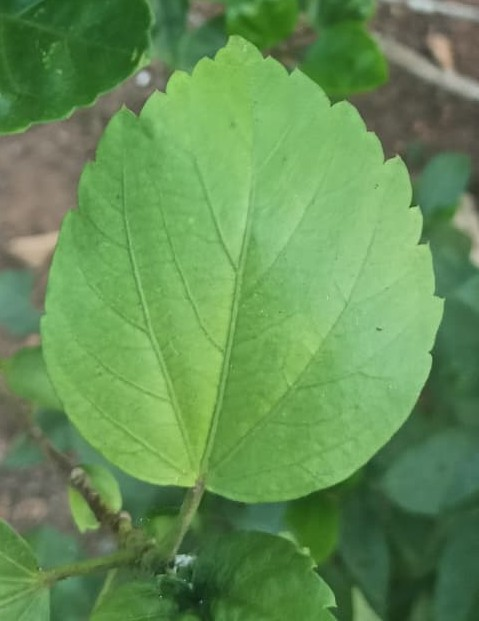
#> input picture data/raw/Healthy/image11.jpeg, 479 x 621 px; its folder holds only this picture in this run
$ python rule_based.py --image ../data/raw/Healthy/image11.jpeg
#> lines starting #> are read from the running program, lines starting #| are printed output that depends on the picture; after the words box and inside, x2 and y2 are one past the last pixel; in counts of white or black regions, pixels touching at a corner belong together
### src/preprocessing.py
"""
src/preprocessing.py — Image preprocessing for the leaf health detection pipeline.

Takes a raw captured image and produces a cleaned, normalized version suitable
for downstream segmentation and feature extraction.

Operations:
  1. Resize to standard working resolution (longest edge = WORKING_RESOLUTION)
  2. Light denoising (preserve fine vein detail)
  3. Brightness/contrast normalization via CLAHE on the L channel in LAB space
"""

import cv2
import numpy as np
import sys
import os

# Add project root to path for config imports
sys.path.insert(0, os.path.abspath(os.path.join(os.path.dirname(__file__), '..')))
from config.thresholds import (
    WORKING_RESOLUTION,
    CLAHE_CLIP_LIMIT,
    CLAHE_TILE_GRID_SIZE,
    DENOISE_H,
    DENOISE_H_COLOR,
)


def load_image(image_path: str) -> np.ndarray:
    """
    Load an image from disk in BGR color space (OpenCV default).

    Args:
        image_path: Absolute or relative path to the image file.

    Returns:
        BGR image as numpy array.

    Raises:
        FileNotFoundError: If the image file does not exist.
        ValueError: If the file exists but cannot be read as an image.
    """
#> called with image_path = '../data/raw/Healthy/image11.jpeg'
    if not os.path.isfile(image_path):
        raise FileNotFoundError(f"Image not found: {image_path}")

    img = cv2.imread(image_path, cv2.IMREAD_COLOR)
#> img is the input picture: shape (621, 479, 3); mean B, G, R 84.3, 142.9, 99.7
    if img is None:
        raise ValueError(f"Could not decode image (corrupt or unsupported format): {image_path}")

    return img


def resize_to_working_resolution(image: np.ndarray,
                                  max_edge: int = WORKING_RESOLUTION) -> np.ndarray:
    """
    Resize image so its longest edge equals `max_edge`, preserving aspect ratio.

    This ensures consistent downstream measurements regardless of the camera's
    native resolution.

    Args:
        image: Input BGR image.
        max_edge: Target size for the longest edge in pixels.

    Returns:
        Resized BGR image.
    """
#> called with max_edge = 1024
    h, w = image.shape[:2]
    if max(h, w) <= max_edge:
        return image.copy()

    scale = max_edge / max(h, w)
    new_w = int(w * scale)
    new_h = int(h * scale)
    return cv2.resize(image, (new_w, new_h), interpolation=cv2.INTER_AREA)


def denoise(image: np.ndarray,
            h: int = DENOISE_H,
            h_color: int = DENOISE_H_COLOR) -> np.ndarray:
    """
    Apply light denoising while preserving fine detail (e.g., leaf veins).

    Uses cv2.fastNlMeansDenoisingColored — a non-local means denoiser that
    works in LAB space internally and is good at preserving edges.

    Args:
        image: Input BGR image.
        h: Filter strength for luminance component.
        h_color: Filter strength for color components.

    Returns:
        Denoised BGR image.
    """
#> called with h = 6, h_color = 6
    return cv2.fastNlMeansDenoisingColored(image, None, h, h_color, 7, 21)


def normalize_brightness(image: np.ndarray,
                          clip_limit: float = CLAHE_CLIP_LIMIT,
                          tile_grid_size: tuple = CLAHE_TILE_GRID_SIZE) -> np.ndarray:
    """
    Normalize brightness and contrast using CLAHE on the L channel in LAB space.

    CLAHE (Contrast Limited Adaptive Histogram Equalization) improves local
    contrast while preventing over-amplification of noise, making it ideal for
    images with uneven illumination (common with DIY backlighting setups).

    Args:
        image: Input BGR image.
        clip_limit: CLAHE contrast clipping limit.
        tile_grid_size: Size of the grid for CLAHE processing.

    Returns:
        Brightness-normalized BGR image.
    """
#> called with clip_limit = 2, tile_grid_size = (8, 8)
    lab = cv2.cvtColor(image, cv2.COLOR_BGR2LAB)
#> lab: shape (621, 479, 3); mean of channels 0, 1, 2 139.5, 102.1, 154.4
    l_channel, a_channel, b_channel = cv2.split(lab)
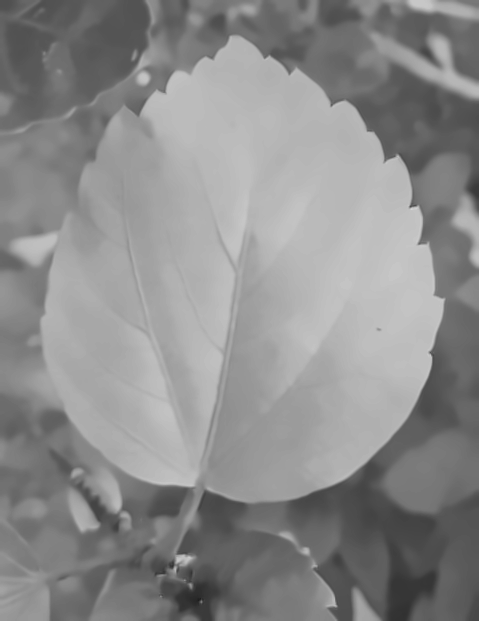
#> l_channel: shape (621, 479); min 29, max 214, mean 139.5
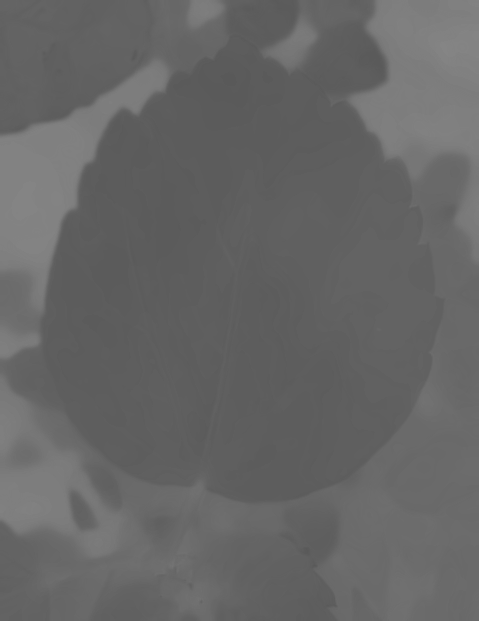
#> a_channel: shape (621, 479); min 89, max 133, mean 102.1
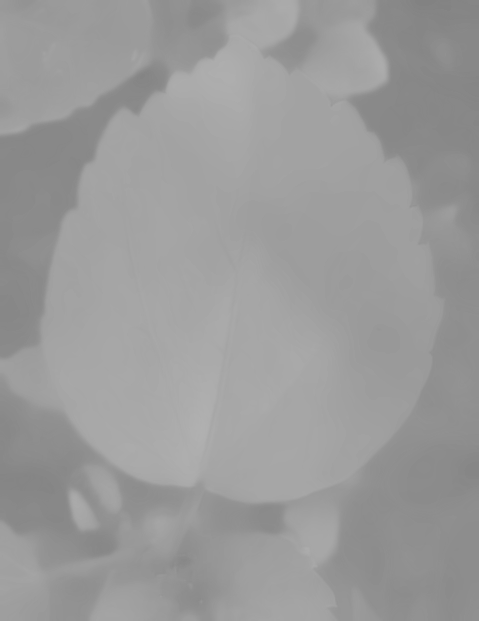
#> b_channel: shape (621, 479); min 130, max 177, mean 154.4

    clahe = cv2.createCLAHE(clipLimit=clip_limit, tileGridSize=tile_grid_size)
    l_normalized = clahe.apply(l_channel)
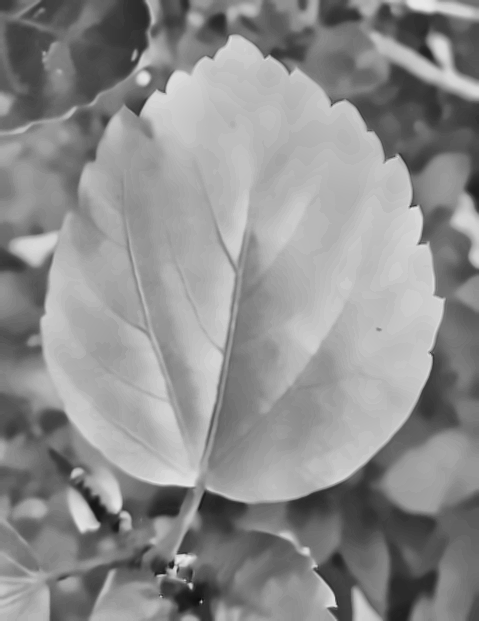
#> l_normalized: shape (621, 479); min 13, max 233, mean 141.2

    lab_normalized = cv2.merge([l_normalized, a_channel, b_channel])
#> lab_normalized: shape (621, 479, 3); mean of channels 0, 1, 2 141.2, 102.1, 154.4
    return cv2.cvtColor(lab_normalized, cv2.COLOR_LAB2BGR)


# [28 lines left out: functions preprocess, preprocess_from_path, not called in this run]


def get_image_stem(image_path: str) -> str:
    """
    Extract clean image ID/name from path, stripping directory, file extension,
    and common acquisition protocol suffixes (e.g., _backlit, _frontlit).
    """
#> called with image_path = '../data/raw/Healthy/image11.jpeg'
    if not image_path:
        return "leaf_image"
    stem = os.path.splitext(os.path.basename(image_path))[0]
    for suffix in ['_backlit', '_frontlit', '_back', '_front']:
        if stem.endswith(suffix):
            stem = stem[:-len(suffix)]
            break
    return stem


# [33 lines left out: function print_preprocessed_stages_summary, not called in this run]

### src/segmentation.py
"""
src/segmentation.py — Leaf segmentation from background.

Takes a preprocessed image and produces:
  1. A binary mask of the leaf region
  2. A masked leaf image (background pixels set to black)
  3. Leaf area in pixels

The segmentation uses HSV thresholding to isolate green-ish regions,
morphological cleanup, and largest-connected-component selection.
All tunable parameters come from config/thresholds.py.
"""

import cv2
import numpy as np
import sys
import os

sys.path.insert(0, os.path.abspath(os.path.join(os.path.dirname(__file__), '..')))
from config.thresholds import (
    LEAF_HSV_LOWER,
    LEAF_HSV_UPPER,
    MIN_LEAF_AREA_FRACTION,
    MORPH_KERNEL_SIZE,
)


def create_leaf_mask(image: np.ndarray,
                     hsv_lower: tuple = LEAF_HSV_LOWER,
                     hsv_upper: tuple = LEAF_HSV_UPPER,
                     morph_kernel_size: int = MORPH_KERNEL_SIZE) -> np.ndarray:
    """
    Create a binary mask isolating the leaf from the background.

    Steps:
      1. Convert to HSV color space
      2. Threshold on hue/saturation to capture green-ish leaf pixels
      3. Morphological opening (remove small noise) then closing (fill small gaps)
      4. Select the largest connected component as the leaf region

    Args:
        image: Preprocessed BGR image.
        hsv_lower: Lower HSV bound for leaf detection (H, S, V).
        hsv_upper: Upper HSV bound for leaf detection (H, S, V).
        morph_kernel_size: Kernel size for morphological operations.

    Returns:
        Binary mask (uint8, 0 or 255) where 255 = leaf pixel.
    """
#> called with hsv_lower = (25, 30, 30), hsv_upper = (95, 255, 255), morph_kernel_size = 7
    hsv = cv2.cvtColor(image, cv2.COLOR_BGR2HSV)
#> hsv: shape (621, 479, 3); mean H, S, V 50.8, 109.2, 145.5

    # Initial threshold
    mask = cv2.inRange(hsv, np.array(hsv_lower), np.array(hsv_upper))
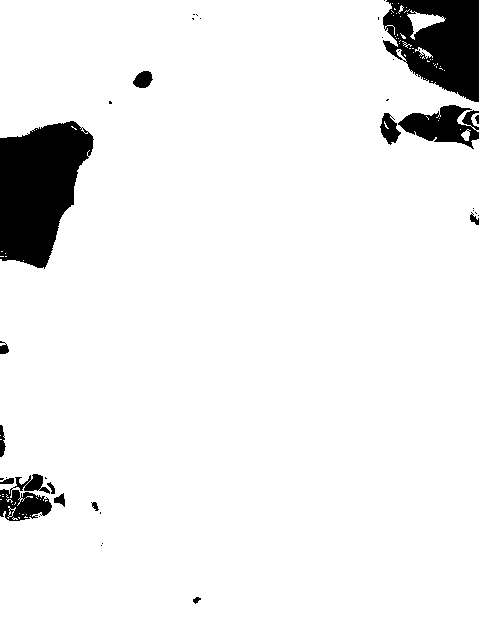
#> mask: shape (621, 479); 93% white; 37 black regions (22 under 20 px), largest, box (x1, y1, x2, y2) and area: (0, 121, 94, 269) 9522, (383, 0, 479, 102) 6699, (398, 105, 479, 149) 1958

    # Morphological cleanup
    kernel = cv2.getStructuringElement(cv2.MORPH_ELLIPSE,
                                       (morph_kernel_size, morph_kernel_size))
    mask = cv2.morphologyEx(mask, cv2.MORPH_OPEN, kernel, iterations=2)
#> mask: shape (621, 479); 92.3% white; 14 black regions (4 under 20 px), largest, box (x1, y1, x2, y2) and area: (378, 0, 479, 149) 10266, (0, 121, 94, 269) 9591, (0, 474, 65, 521) 2292
    mask = cv2.morphologyEx(mask, cv2.MORPH_CLOSE, kernel, iterations=2)
#> mask: shape (621, 479); 92.5% white; 6 black regions, box (x1, y1, x2, y2) and area: (381, 0, 479, 149) 10184, (0, 121, 93, 268) 9574, (0, 474, 63, 521) 2252, (135, 71, 152, 88) 213, (470, 210, 479, 225) 98, (0, 341, 7, 354) 65

    # Select largest connected component
    mask = _keep_largest_component(mask)

    return mask


def _keep_largest_component(mask: np.ndarray) -> np.ndarray:
    """
    Keep only the largest connected component in a binary mask.

    This removes small noise blobs that survived morphological cleanup,
    ensuring the mask represents a single leaf region.

    Args:
        mask: Binary mask (uint8, 0 or 255).

    Returns:
        Cleaned binary mask with only the largest component.
    """
    num_labels, labels, stats, _ = cv2.connectedComponentsWithStats(mask, connectivity=8)
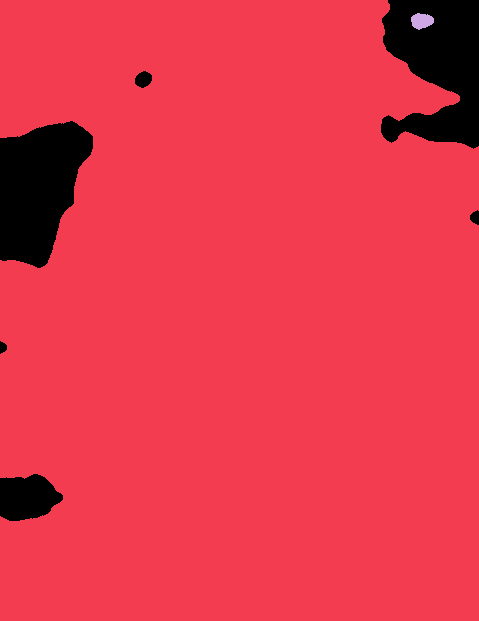
#> labels: shape (621, 479) int32; 3 distinct labels, from 0 to 2; one colour per label, 0 black
#> num_labels = 3; stats = [[0, 0, 479, 521, 22386], [0, 0, 479, 621, 274791], [411, 13, 23, 17, 282]]

    if num_labels <= 1:
        # No foreground components found
        return mask

    # Label 0 is the background — find the largest non-background component
    # stats[:, cv2.CC_STAT_AREA] gives area of each component
    areas = stats[1:, cv2.CC_STAT_AREA]  # skip background (label 0)
#> areas = [274791, 282]
    largest_label = 1 + np.argmax(areas)
#> largest_label = 1

    clean_mask = np.zeros_like(mask)
    clean_mask[labels == largest_label] = 255

    return clean_mask


def apply_mask(image: np.ndarray, mask: np.ndarray) -> np.ndarray:
    """
    Apply a binary mask to an image, setting non-leaf pixels to black.

    Args:
        image: BGR image.
        mask: Binary mask (uint8, 0 or 255).

    Returns:
        Masked BGR image (background pixels = [0, 0, 0]).
    """
    return cv2.bitwise_and(image, image, mask=mask)
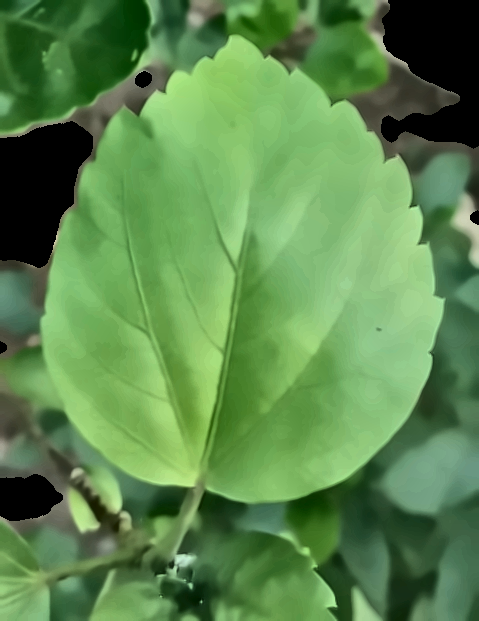
#> returned value: shape (621, 479, 3); mean of channels 0, 1, 2 77.8, 135.9, 91.8; drawn as B, G, R


def compute_leaf_area(mask: np.ndarray) -> int:
    """
    Count the number of leaf pixels in the mask.

    Args:
        mask: Binary mask (uint8, 0 or 255).

    Returns:
        Number of non-zero (leaf) pixels.
    """
    return int(cv2.countNonZero(mask))


def validate_segmentation(mask: np.ndarray, image_shape: tuple,
                           min_area_fraction: float = MIN_LEAF_AREA_FRACTION) -> dict:
    """
    Validate that the segmentation result is reasonable.

    Checks:
      - Leaf area is above the minimum fraction of the image
      - The mask has exactly one connected component

    Args:
        mask: Binary mask (uint8, 0 or 255).
        image_shape: Shape of the original image (H, W, C).
        min_area_fraction: Minimum acceptable leaf area as fraction of image area.

    Returns:
        Dict with keys:
          'valid': bool — overall pass/fail
          'leaf_area_pixels': int
          'leaf_area_fraction': float
          'num_components': int
          'issues': list of str — human-readable issue descriptions
    """
    total_pixels = image_shape[0] * image_shape[1]
    leaf_area = compute_leaf_area(mask)
    leaf_fraction = leaf_area / total_pixels if total_pixels > 0 else 0.0

    num_labels, _, _, _ = cv2.connectedComponentsWithStats(mask, connectivity=8)
    num_components = max(0, num_labels - 1)  # subtract background label

    issues = []

    if leaf_fraction < min_area_fraction:
        issues.append(
            f"Leaf area ({leaf_fraction:.1%}) is below minimum threshold "
            f"({min_area_fraction:.1%}). The leaf may be too small in the frame, "
            f"or segmentation may have failed."
        )

    if num_components == 0:
        issues.append("No leaf region detected. Check lighting and background contrast.")
    elif num_components > 1:
        issues.append(
            f"Multiple connected components ({num_components}) detected after cleanup. "
            f"Expected exactly 1. This may indicate fragmented segmentation."
        )

    return {
        'valid': len(issues) == 0,
        'leaf_area_pixels': leaf_area,
        'leaf_area_fraction': leaf_fraction,
        'num_components': num_components,
        'issues': issues,
    }


def segment_leaf(image: np.ndarray) -> dict:
    """
    Full segmentation pipeline: threshold → cleanup → validate.

    This is the main entry point for segmentation.

    Args:
        image: Preprocessed BGR image.

    Returns:
        Dict with keys:
          'mask': binary leaf mask (uint8)
          'masked_image': BGR image with background removed
          'leaf_area_pixels': int — count of leaf pixels
          'validation': dict — output of validate_segmentation()
    """
    mask = create_leaf_mask(image)
    masked_image = apply_mask(image, mask)
    leaf_area = compute_leaf_area(mask)
#> leaf_area = 274791
    validation = validate_segmentation(mask, image.shape)
#> (the rest of the program and of its run is left out)
